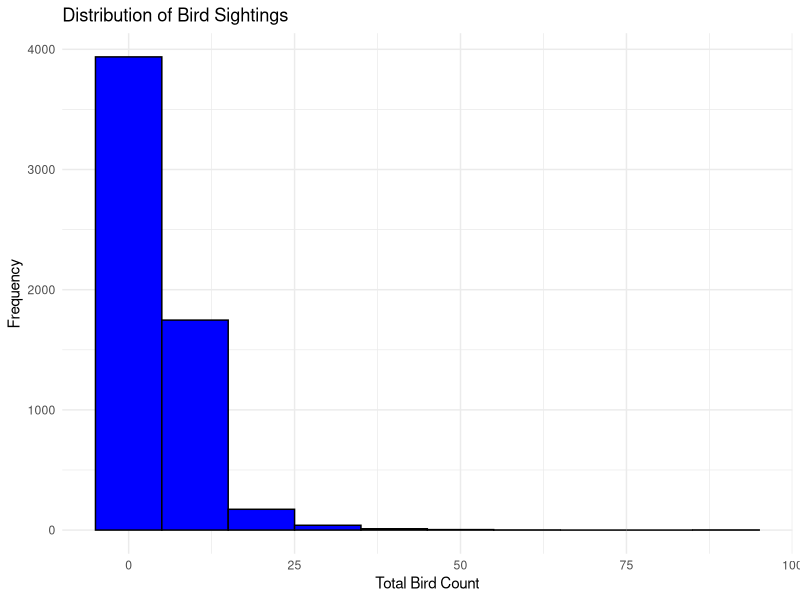
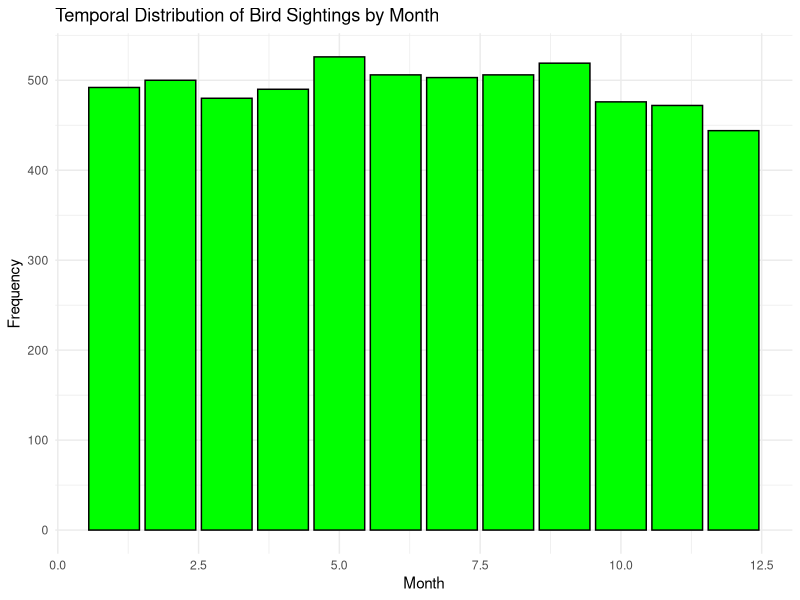
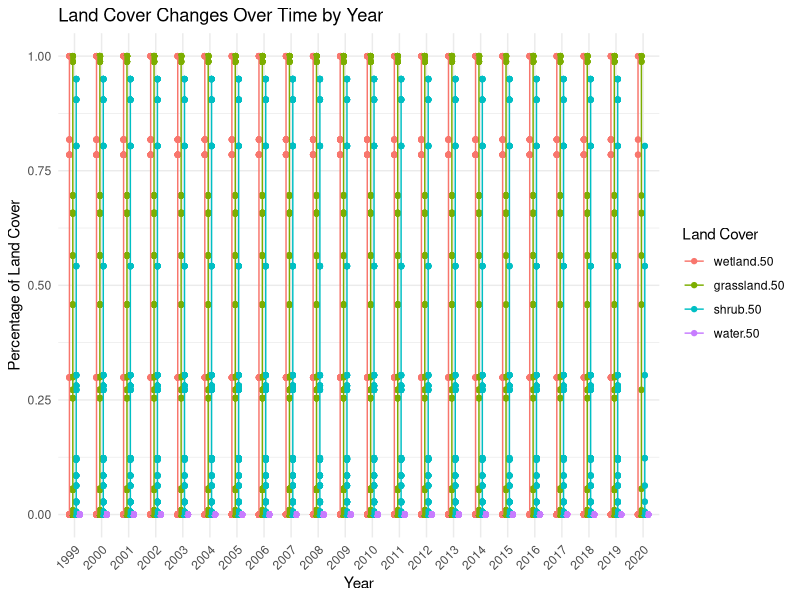
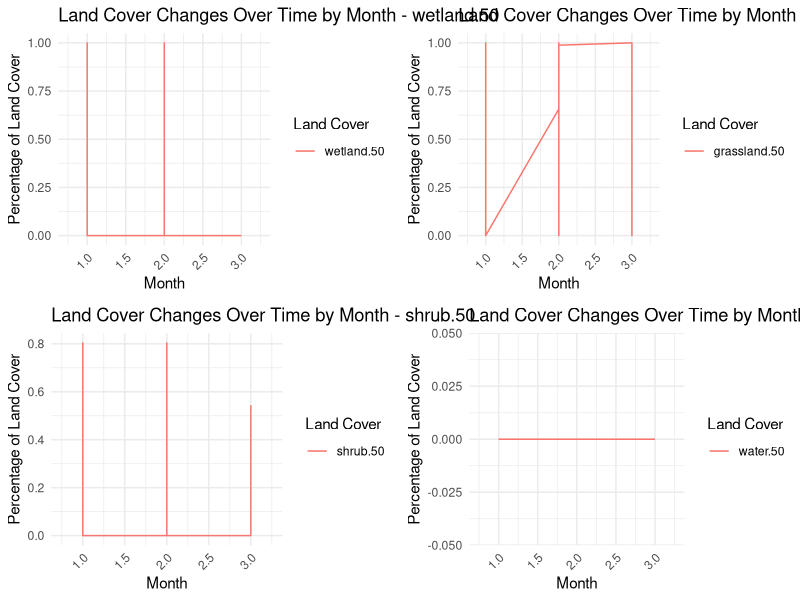
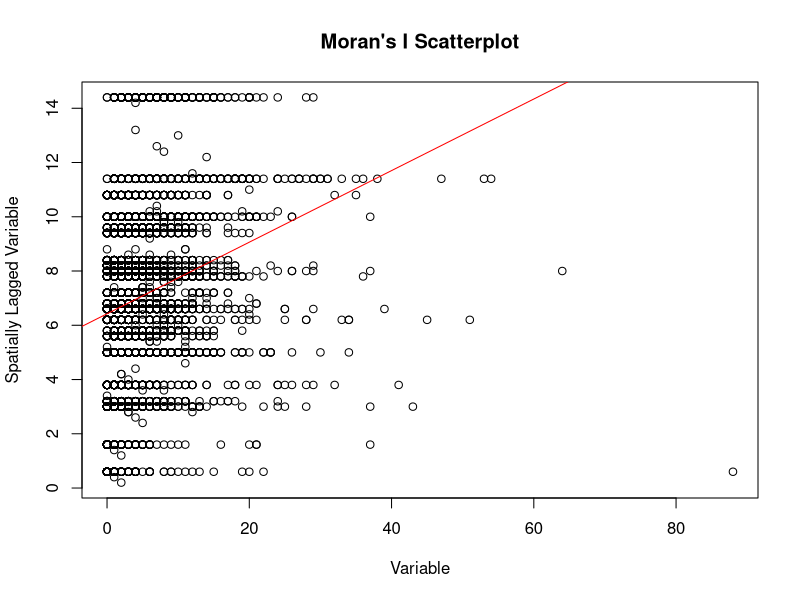
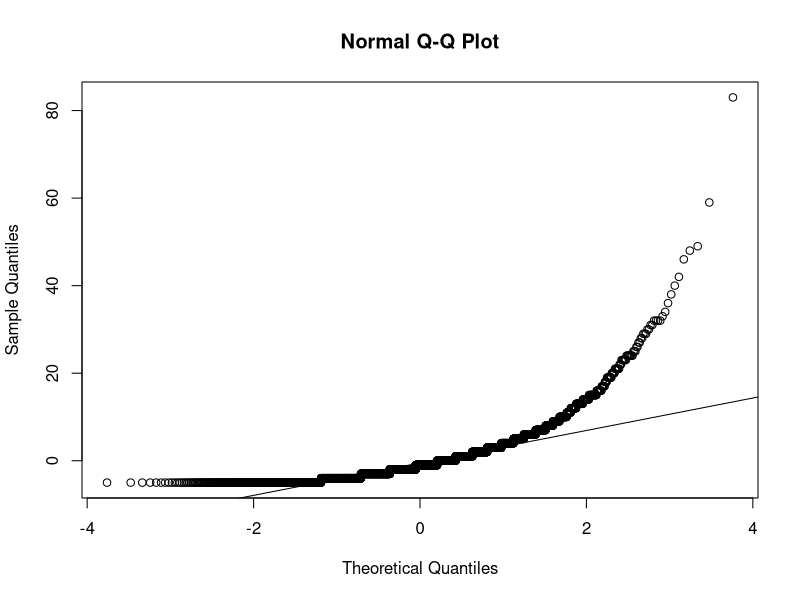
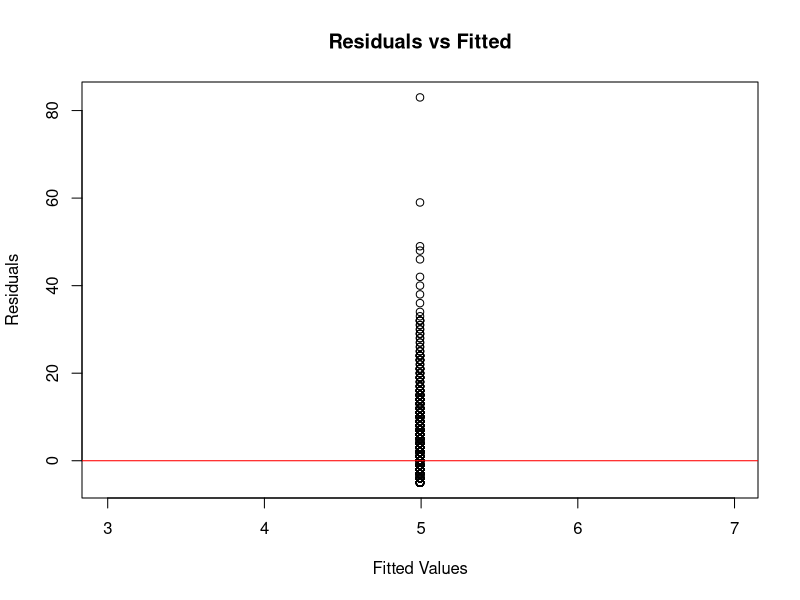
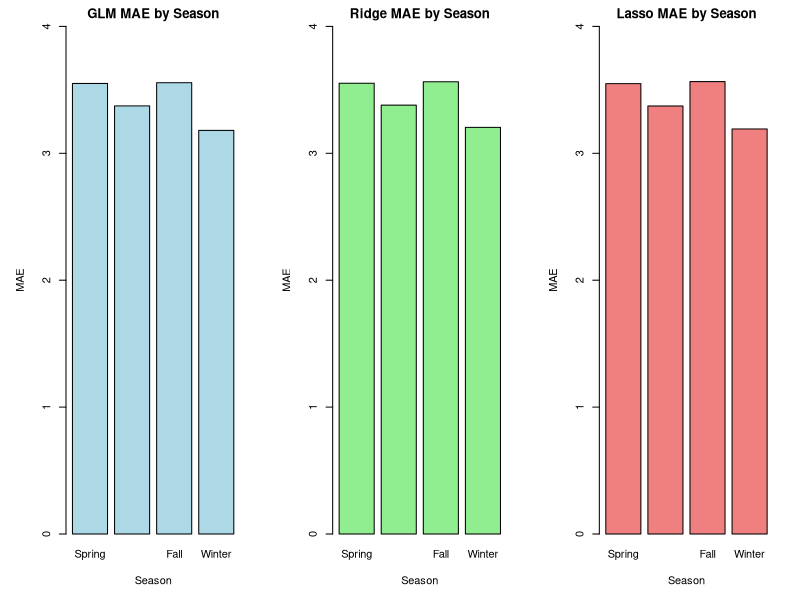

The R source for these figures, in order:
# Load required libraries
library(spdep) # for spatial autocorrelation
library(nlme) # for temporal autocorrelation
library(MASS) # for GLMs
library(ggplot2) # for plotting
library(dplyr) # for data manipulation
library(reshape2) # for data manipulation
library(sp)
library(raster)
library(glmnet)

# Step 1: Data Preparation

# Load the dataset
# Set working directory
setwd("/Users/pragnyavijayan/Spring 2024/Advanced Analysis of Biological Data/project1")
# Load datasets
bird_data <- read.csv('Jasper ridge birds.csv')

# Sum up the counts of bird sightings to get total bird count
bird_data$n.total <- rowSums(bird_data[,2:128])

# Convert Date to proper date format
bird_data$Date <- as.Date(bird_data$Date)

# Extract month from the date
bird_data$Month <- bird_data$Month

# Extract year from the date
bird_data$Year <- bird_data$Year

# Check for missing values
summary(bird_data)

# Organize data by season
spring_data <- bird_data[bird_data$Month %in% c("3", "4", "5"), ]
summer_data <- bird_data[bird_data$Month %in% c("6", "7", "8"), ]
fall_data <- bird_data[bird_data$Month %in% c("9", "10", "11"), ]
winter_data <- bird_data[bird_data$Month %in% c("12", "1", "2"), ]

# Step 2: Exploratory Data Analysis (EDA)

# Visualize the distribution of bird sightings
ggplot(bird_data, aes(x = n.total)) +
  geom_histogram(binwidth = 10, fill = "blue", color = "black") +
  labs(title = "Distribution of Bird Sightings",
       x = "Total Bird Count",
       y = "Frequency") +
  theme_minimal()

# Plot the temporal distribution of bird sightings by month
ggplot(bird_data, aes(x = Month)) +
  geom_bar(fill = "green", color = "black") +
  labs(title = "Temporal Distribution of Bird Sightings by Month",
       x = "Month",
       y = "Frequency") +
  theme_minimal()

# Visualize the land cover changes over time
land_cover_cols <- c("wetland.50", "grassland.50", "shrub.50", "water.50")
land_cover_data <- bird_data[,c("Year", "Month", land_cover_cols)]

# Melt the data for easier plotting
land_cover_data <- melt(bird_data[, c("Year", "Month", land_cover_cols)], id.vars = c("Year", "Month"), variable.name = "Land_Cover", value.name = "Percentage")

# Plot
ggplot(land_cover_data, aes(x = factor(Year), y = Percentage, color = Land_Cover, group = interaction(Year, Land_Cover))) +
  geom_point(position = position_dodge(width = 0.5)) +
  geom_line(position = position_dodge(width = 0.5)) +
  labs(title = "Land Cover Changes Over Time by Year",
       x = "Year",
       y = "Percentage of Land Cover",
       color = "Land Cover") +
  theme_minimal() +
  theme(axis.text.x = element_text(angle = 45, hjust = 1))

last_5_years <- max(bird_data$Year) 
land_cover_data_last_5 <- subset(land_cover_data, Year >= last_5_years)

# Create separate plots for each land cover type
plots <- lapply(land_cover_cols, function(cover) {
  ggplot(subset(land_cover_data_last_5, Land_Cover == cover), aes(x = Month, y = Percentage, color = Land_Cover, group = interaction(Year, Land_Cover))) +
    #geom_point(position = position_dodge(width = 0.5)) +
    geom_line(position = position_dodge(width = 0.5)) +
    labs(title = paste("Land Cover Changes Over Time by Month -", cover),
         x = "Month",
         y = "Percentage of Land Cover",
         color = "Land Cover") +
    theme_minimal() +
    theme(axis.text.x = element_text(angle = 45, hjust = 1))
})

# Print the plots
gridExtra::grid.arrange(grobs = plots, ncol = 2)

# Step 3: Spatial Autocorrelation Check

# Convert bird_data to a spatial object
coordinates(bird_data) <- ~coords.x1 + coords.x2

# Create a spatial weights matrix
bird_data.nb <- knn2nb(knearneigh(coordinates(bird_data), k = 5))
bird_data.listw <- nb2listw(bird_data.nb, style = "W")

# Perform Moran's I test
moran <- moran.test(bird_data$n.total, bird_data.listw)
moran

plot(bird_data$n.total, lag.listw(bird_data.listw, bird_data$n.total), 
     xlab = "Variable", ylab = "Spatially Lagged Variable",
     main = "Moran's I Scatterplot")
abline(lm(lag.listw(bird_data.listw, bird_data$n.total) ~ bird_data$n.total), col = "red")

'

Moran I statistic standard deviate = 22.853, p-value < 2.2e-16
alternative hypothesis: greater
sample estimates:
Moran I statistic       Expectation          Variance 
     1.319538e-01     -1.691189e-04      3.342472e-05 
     
A strong positive spatial autocorrelation in the total bird count data, 
meaning that areas with similar total bird counts tend to be clustered together 
spatially.
'

# Step 4: Temporal Autocorrelation Check

# Calculate autocorrelation
model <- gls(n.total ~ 1, data = bird_data, correlation = corAR1(form = ~ 1 | Month))
model

# Get residuals and fitted values
residuals <- resid(model)
fitted_values <- fitted(model)

# Create QQ plot
qqnorm(residuals)
qqline(residuals)

# Plot residuals against fitted values
plot(fitted_values, residuals, xlab = "Fitted Values", ylab = "Residuals", 
     main = "Residuals vs Fitted")
abline(h = 0, col = "red")
'

Generalized least squares fit by REML
  Model: n.total ~ 1 
  Data: bird_data 
  Log-restricted-likelihood: -18123.83

Coefficients:
(Intercept) 
   4.992926 

Correlation Structure: AR(1)
 Formula: ~1 | Month 
 Parameter estimate(s):
      Phi 
0.1654994 
Degrees of freedom: 5914 total; 5913 residual
Residual standard error: 5.255619 


The model suggests that there is a significant relationship between the total 
bird count and time (month), taking into account the autocorrelation within each month

'
#######################################################################
# Spring
set.seed(123)
train_index_spring <- sample(1:nrow(spring_data), 0.8 * nrow(spring_data))
train_data_spring <- spring_data[train_index_spring, ]
test_data_spring <- spring_data[-train_index_spring, ]

# Summer
set.seed(123)
train_index_summer <- sample(1:nrow(summer_data), 0.8 * nrow(summer_data))
train_data_summer <- summer_data[train_index_summer, ]
test_data_summer <- summer_data[-train_index_summer, ]

# Fall
set.seed(123)
train_index_fall <- sample(1:nrow(fall_data), 0.8 * nrow(fall_data))
train_data_fall <- fall_data[train_index_fall, ]
test_data_fall <- fall_data[-train_index_fall, ]

# Winter
set.seed(123)
train_index_winter <- sample(1:nrow(winter_data), 0.8 * nrow(winter_data))
train_data_winter <- winter_data[train_index_winter, ]
test_data_winter <- winter_data[-train_index_winter, ]

# Convert train_data to a spatial object

coordinates(train_data_spring) <- ~coords.x1 + coords.x2
coordinates(train_data_summer) <- ~coords.x1 + coords.x2
coordinates(train_data_fall) <- ~coords.x1 + coords.x2
coordinates(train_data_winter) <- ~coords.x1 + coords.x2

# Check for identical points
if (length(unique(coordinates(train_data_spring))) == 1 ||
    length(unique(coordinates(train_data_summer))) == 1 ||
    length(unique(coordinates(train_data_fall))) == 1 ||
    length(unique(coordinates(train_data_winter))) == 1) {
  stop("Identical points found in the train_data. Spatial weights cannot be calculated.")
}

# Create a spatial weights matrix for each season
train_data_matrix_spring.nb <- knn2nb(knearneigh(coordinates(train_data_spring), k = 5))
train_data_matrix_summer.nb <- knn2nb(knearneigh(coordinates(train_data_summer), k = 5))
train_data_matrix_fall.nb <- knn2nb(knearneigh(coordinates(train_data_fall), k = 5))
train_data_matrix_winter.nb <- knn2nb(knearneigh(coordinates(train_data_winter), k = 5))

train_data_matrix_spring.listw <- nb2listw(train_data_matrix_spring.nb, style = "W")
train_data_matrix_summer.listw <- nb2listw(train_data_matrix_summer.nb, style = "W")
train_data_matrix_fall.listw <- nb2listw(train_data_matrix_fall.nb, style = "W")
train_data_matrix_winter.listw <- nb2listw(train_data_matrix_winter.nb, style = "W")

# Calculate lag variables for each season
train_data_spring$wetland_lag <- lag.listw(train_data_matrix_spring.listw, train_data_spring[["wetland.50"]])
train_data_spring$grassland_lag <- lag.listw(train_data_matrix_spring.listw, train_data_spring[["grassland.50"]])
train_data_spring$shrub_lag <- lag.listw(train_data_matrix_spring.listw, train_data_spring[["shrub.50"]])
train_data_spring$water_lag <- lag.listw(train_data_matrix_spring.listw, train_data_spring[["water.50"]])

train_data_summer$wetland_lag <- lag.listw(train_data_matrix_summer.listw, train_data_summer[["wetland.50"]])
train_data_summer$grassland_lag <- lag.listw(train_data_matrix_summer.listw, train_data_summer[["grassland.50"]])
train_data_summer$shrub_lag <- lag.listw(train_data_matrix_summer.listw, train_data_summer[["shrub.50"]])
train_data_summer$water_lag <- lag.listw(train_data_matrix_summer.listw, train_data_summer[["water.50"]])

train_data_fall$wetland_lag <- lag.listw(train_data_matrix_fall.listw, train_data_fall[["wetland.50"]])
train_data_fall$grassland_lag <- lag.listw(train_data_matrix_fall.listw, train_data_fall[["grassland.50"]])
train_data_fall$shrub_lag <- lag.listw(train_data_matrix_fall.listw, train_data_fall[["shrub.50"]])
train_data_fall$water_lag <- lag.listw(train_data_matrix_fall.listw, train_data_fall[["water.50"]])

train_data_winter$wetland_lag <- lag.listw(train_data_matrix_winter.listw, train_data_winter[["wetland.50"]])
train_data_winter$grassland_lag <- lag.listw(train_data_matrix_winter.listw, train_data_winter[["grassland.50"]])
train_data_winter$shrub_lag <- lag.listw(train_data_matrix_winter.listw, train_data_winter[["shrub.50"]])
train_data_winter$water_lag <- lag.listw(train_data_matrix_winter.listw, train_data_winter[["water.50"]])


# Calculate lag variables for each season in test data

coordinates(test_data_spring) <- ~coords.x1 + coords.x2
coordinates(test_data_summer) <- ~coords.x1 + coords.x2
coordinates(test_data_fall) <- ~coords.x1 + coords.x2
coordinates(test_data_winter) <- ~coords.x1 + coords.x2


test_data_matrix_spring.nb <- knn2nb(knearneigh(coordinates(test_data_spring), k = 5))
test_data_matrix_summer.nb <- knn2nb(knearneigh(coordinates(test_data_summer), k = 5))
test_data_matrix_fall.nb <- knn2nb(knearneigh(coordinates(test_data_fall), k = 5))
test_data_matrix_winter.nb <- knn2nb(knearneigh(coordinates(test_data_winter), k = 5))

test_data_matrix_spring.listw <- nb2listw(test_data_matrix_spring.nb, style = "W")
test_data_matrix_summer.listw <- nb2listw(test_data_matrix_summer.nb, style = "W")
test_data_matrix_fall.listw <- nb2listw(test_data_matrix_fall.nb, style = "W")
test_data_matrix_winter.listw <- nb2listw(test_data_matrix_winter.nb, style = "W")

test_data_spring$wetland_lag <- lag.listw(test_data_matrix_spring.listw, test_data_spring[["wetland.50"]])
test_data_spring$grassland_lag <- lag.listw(test_data_matrix_spring.listw, test_data_spring[["grassland.50"]])
test_data_spring$shrub_lag <- lag.listw(test_data_matrix_spring.listw, test_data_spring[["shrub.50"]])
test_data_spring$water_lag <- lag.listw(test_data_matrix_spring.listw, test_data_spring[["water.50"]])

test_data_summer$wetland_lag <- lag.listw(test_data_matrix_summer.listw, test_data_summer[["wetland.50"]])
test_data_summer$grassland_lag <- lag.listw(test_data_matrix_summer.listw, test_data_summer[["grassland.50"]])
test_data_summer$shrub_lag <- lag.listw(test_data_matrix_summer.listw, test_data_summer[["shrub.50"]])
test_data_summer$water_lag <- lag.listw(test_data_matrix_summer.listw, test_data_summer[["water.50"]])

test_data_fall$wetland_lag <- lag.listw(test_data_matrix_fall.listw, test_data_fall[["wetland.50"]])
test_data_fall$grassland_lag <- lag.listw(test_data_matrix_fall.listw, test_data_fall[["grassland.50"]])
test_data_fall$shrub_lag <- lag.listw(test_data_matrix_fall.listw, test_data_fall[["shrub.50"]])
test_data_fall$water_lag <- lag.listw(test_data_matrix_fall.listw, test_data_fall[["water.50"]])

test_data_winter$wetland_lag <- lag.listw(test_data_matrix_winter.listw, test_data_winter[["wetland.50"]])
test_data_winter$grassland_lag <- lag.listw(test_data_matrix_winter.listw, test_data_winter[["grassland.50"]])
test_data_winter$shrub_lag <- lag.listw(test_data_matrix_winter.listw, test_data_winter[["shrub.50"]])
test_data_winter$water_lag <- lag.listw(test_data_matrix_winter.listw, test_data_winter[["water.50"]])


# Fit GLM with Spatial Filters on training data for each season
glm_model_spring <- glm(n.total ~ wetland_lag + grassland_lag + shrub_lag, 
                        data = train_data_spring, 
                        family = poisson)

glm_model_summer <- glm(n.total ~ wetland_lag + grassland_lag + shrub_lag, 
                        data = train_data_summer, 
                        family = poisson)

glm_model_fall <- glm(n.total ~ wetland_lag + grassland_lag + shrub_lag, 
                      data = train_data_fall, 
                      family = poisson)

glm_model_winter <- glm(n.total ~ wetland_lag + grassland_lag + shrub_lag, 
                        data = train_data_winter, 
                        family = poisson)

# Predict on test data for each season
glm_pred_spring <- predict(glm_model_spring, newdata = test_data_spring, type = "response")
glm_pred_summer <- predict(glm_model_summer, newdata = test_data_summer, type = "response")
glm_pred_fall <- predict(glm_model_fall, newdata = test_data_fall, type = "response")
glm_pred_winter <- predict(glm_model_winter, newdata = test_data_winter, type = "response")

# Calculate MAE for GLM for each season
glm_mae_spring <- mean(abs(glm_pred_spring - test_data_spring$n.total))
glm_mae_summer <- mean(abs(glm_pred_summer - test_data_summer$n.total))
glm_mae_fall <- mean(abs(glm_pred_fall - test_data_fall$n.total))
glm_mae_winter <- mean(abs(glm_pred_winter - test_data_winter$n.total))

# Fit Ridge Regression for each season
X_train_spring <- model.matrix(~ wetland_lag + grassland_lag + shrub_lag + water_lag, data = train_data_spring)
X_train_summer <- model.matrix(~ wetland_lag + grassland_lag + shrub_lag + water_lag, data = train_data_summer)
X_train_fall <- model.matrix(~ wetland_lag + grassland_lag + shrub_lag + water_lag, data = train_data_fall)
X_train_winter <- model.matrix(~ wetland_lag + grassland_lag + shrub_lag + water_lag, data = train_data_winter)

X_test_spring <- model.matrix(~ wetland_lag + grassland_lag + shrub_lag + water_lag, data = test_data_spring)
X_test_summer <- model.matrix(~ wetland_lag + grassland_lag + shrub_lag + water_lag, data = test_data_summer)
X_test_fall <- model.matrix(~ wetland_lag + grassland_lag + shrub_lag + water_lag, data = test_data_fall)
X_test_winter <- model.matrix(~ wetland_lag + grassland_lag + shrub_lag + water_lag, data = test_data_winter)

y_train_spring <- train_data_spring$n.total
y_train_summer <- train_data_summer$n.total
y_train_fall <- train_data_fall$n.total
y_train_winter <- train_data_winter$n.total

# Perform cross-validated ridge regression with a different lambda sequence for each season
cv_ridge_model_spring <- cv.glmnet(X_train_spring, y_train_spring, alpha = 0, lambda = 10^seq(-2, 2, 0.1))
cv_ridge_model_summer <- cv.glmnet(X_train_summer, y_train_summer, alpha = 0, lambda = 10^seq(-2, 2, 0.1))
cv_ridge_model_fall <- cv.glmnet(X_train_fall, y_train_fall, alpha = 0, lambda = 10^seq(-2, 2, 0.1))
cv_ridge_model_winter <- cv.glmnet(X_train_winter, y_train_winter, alpha = 0, lambda = 10^seq(-2, 2, 0.1))

# Best lambda value for each season
best_lambda_spring <- cv_ridge_model_spring$lambda.min
best_lambda_summer <- cv_ridge_model_summer$lambda.min
best_lambda_fall <- cv_ridge_model_fall$lambda.min
best_lambda_winter <- cv_ridge_model_winter$lambda.min

# Predict using the best lambda for each season
ridge_pred_spring <- predict(cv_ridge_model_spring, s = best_lambda_spring, newx = X_test_spring)
ridge_pred_summer <- predict(cv_ridge_model_summer, s = best_lambda_summer, newx = X_test_summer)
ridge_pred_fall <- predict(cv_ridge_model_fall, s = best_lambda_fall, newx = X_test_fall)
ridge_pred_winter <- predict(cv_ridge_model_winter, s = best_lambda_winter, newx = X_test_winter)

# Calculate MAE for Ridge Regression for each season
ridge_mae_spring <- mean(abs(ridge_pred_spring - test_data_spring$n.total))
ridge_mae_summer <- mean(abs(ridge_pred_summer - test_data_summer$n.total))
ridge_mae_fall <- mean(abs(ridge_pred_fall - test_data_fall$n.total))
ridge_mae_winter <- mean(abs(ridge_pred_winter - test_data_winter$n.total))

# Fit Lasso Regression for each season
cv_lasso_model_spring <- cv.glmnet(X_train_spring, y_train_spring, alpha = 1, lambda = 10^seq(-2, 2, 0.1))
cv_lasso_model_summer <- cv.glmnet(X_train_summer, y_train_summer, alpha = 1, lambda = 10^seq(-2, 2, 0.1))
cv_lasso_model_fall <- cv.glmnet(X_train_fall, y_train_fall, alpha = 1, lambda = 10^seq(-2, 2, 0.1))
cv_lasso_model_winter <- cv.glmnet(X_train_winter, y_train_winter, alpha = 1, lambda = 10^seq(-2, 2, 0.1))

# Best lambda value for each season
best_lambda_lasso_spring <- cv_lasso_model_spring$lambda.min
best_lambda_lasso_summer <- cv_lasso_model_summer$lambda.min
best_lambda_lasso_fall <- cv_lasso_model_fall$lambda.min
best_lambda_lasso_winter <- cv_lasso_model_winter$lambda.min

# Predict using the best lambda for each season
lasso_pred_spring <- predict(cv_lasso_model_spring, s = best_lambda_lasso_spring, newx = X_test_spring)
lasso_pred_summer <- predict(cv_lasso_model_summer, s = best_lambda_lasso_summer, newx = X_test_summer)
lasso_pred_fall <- predict(cv_lasso_model_fall, s = best_lambda_lasso_fall, newx = X_test_fall)
lasso_pred_winter <- predict(cv_lasso_model_winter, s = best_lambda_lasso_winter, newx = X_test_winter)

# Calculate MAE for Lasso Regression for each season
lasso_mae_spring <- mean(abs(lasso_pred_spring - test_data_spring$n.total))
lasso_mae_summer <- mean(abs(lasso_pred_summer - test_data_summer$n.total))
lasso_mae_fall <- mean(abs(lasso_pred_fall - test_data_fall$n.total))
lasso_mae_winter <- mean(abs(lasso_pred_winter - test_data_winter$n.total))

# Print MAE for each model and season
cat("GLM MAE for Spring:", glm_mae_spring, "\n")
cat("GLM MAE for Summer:", glm_mae_summer, "\n")
cat("GLM MAE for Fall:", glm_mae_fall, "\n")
cat("GLM MAE for Winter:", glm_mae_winter, "\n")

cat("Ridge Regression MAE for Spring:", ridge_mae_spring, "\n")
cat("Ridge Regression MAE for Summer:", ridge_mae_summer, "\n")
cat("Ridge Regression MAE for Fall:", ridge_mae_fall, "\n")
cat("Ridge Regression MAE for Winter:", ridge_mae_winter, "\n")

cat("Lasso Regression MAE for Spring:", lasso_mae_spring, "\n")
cat("Lasso Regression MAE for Summer:", lasso_mae_summer, "\n")
cat("Lasso Regression MAE for Fall:", lasso_mae_fall, "\n")
cat("Lasso Regression MAE for Winter:", lasso_mae_winter, "\n")


# Plot the MAE results
par(mfrow = c(1, 3), mar = c(5, 5, 2, 2))

# MAE for GLM, Ridge, and Lasso by season
barplot(c(glm_mae_spring, glm_mae_summer, glm_mae_fall, glm_mae_winter),
        col = "lightblue", main = "GLM MAE by Season", ylim = c(0, 4),
        names.arg = c("Spring", "Summer", "Fall", "Winter"), ylab = "MAE", xlab = "Season")
barplot(c(ridge_mae_spring, ridge_mae_summer, ridge_mae_fall, ridge_mae_winter),
        col = "lightgreen", main = "Ridge MAE by Season", ylim = c(0, 4),
        names.arg = c("Spring", "Summer", "Fall", "Winter"), ylab = "MAE", xlab = "Season")
barplot(c(lasso_mae_spring, lasso_mae_summer, lasso_mae_fall, lasso_mae_winter),
        col = "lightcoral", main = "Lasso MAE by Season", ylim = c(0, 4),
        names.arg = c("Spring", "Summer", "Fall", "Winter"), ylab = "MAE", xlab = "Season")

# Plot the MAE results
par(mfrow = c(1, 3), mar = c(5, 5, 2, 2))

# MAE for GLM, Ridge, and Lasso by model
barplot(c(glm_mae_spring, glm_mae_summer, glm_mae_fall, glm_mae_winter),
        col = "lightblue", main = "GLM MAE by Season", ylim = c(0, 4),
        names.arg = c("Spring", "Summer", "Fall", "Winter"), ylab = "MAE", xlab = "Season")
barplot(c(ridge_mae_spring, ridge_mae_summer, ridge_mae_fall, ridge_mae_winter),
        col = "lightgreen", main = "Ridge MAE by Season", ylim = c(0, 4),
        names.arg = c("Spring", "Summer", "Fall", "Winter"), ylab = "MAE", xlab = "Season")
barplot(c(lasso_mae_spring, lasso_mae_summer, lasso_mae_fall, lasso_mae_winter),
        col = "lightcoral", main = "Lasso MAE by Season", ylim = c(0, 4),
        names.arg = c("Spring", "Summer", "Fall", "Winter"), ylab = "MAE", xlab = "Season")

legend("topright", legend = c("GLM", "Ridge", "Lasso"),
       fill = c("lightblue", "lightgreen", "lightcoral"), bty = "n")



par(mfrow = c(4, 3), oma = c(2, 2, 2, 2))

# Diagnostic plots for Spring

# GLM model - Spring (Q-Q plot)
qqnorm(residuals(glm_model_spring))
qqline(residuals(glm_model_spring))
title(main = "Q-Q Plot - GLM - Spring")

# Ridge Regression model - Spring (Log(lambda) plot)
plot(cv_ridge_model_spring, main = "Ridge Regression Diagnostic Plots - Spring", xlab = "", ylab = "")
mtext("Log(lambda)", side = 1, line = 2, outer = TRUE)

# Lasso Regression model - Spring (Log(lambda) plot)
plot(cv_lasso_model_spring, main = "Lasso Regression Diagnostic Plots - Spring", xlab = "", ylab = "")
mtext("Log(lambda)", side = 1, line = 2, outer = TRUE)

# Diagnostic plots for Summer

# GLM model - Summer (Q-Q plot)
qqnorm(residuals(glm_model_summer))
qqline(residuals(glm_model_summer))
title(main = "Q-Q Plot - GLM - Summer")

# Ridge Regression model - Summer (Log(lambda) plot)
plot(cv_ridge_model_summer, main = "Ridge Regression Diagnostic Plots - Summer", xlab = "", ylab = "")
mtext("Log(lambda)", side = 1, line = 2, outer = TRUE)

# Lasso Regression model - Summer (Log(lambda) plot)
plot(cv_lasso_model_summer, main = "Lasso Regression Diagnostic Plots - Summer", xlab = "", ylab = "")
mtext("Log(lambda)", side = 1, line = 2, outer = TRUE)

# Diagnostic plots for Fall

# GLM model - Fall (Q-Q plot)
qqnorm(residuals(glm_model_fall))
qqline(residuals(glm_model_fall))
title(main = "Q-Q Plot - GLM - Fall")

# Ridge Regression model - Fall (Log(lambda) plot)
plot(cv_ridge_model_fall, main = "Ridge Regression Diagnostic Plots - Fall", xlab = "", ylab = "")
mtext("Log(lambda)", side = 1, line = 2, outer = TRUE)

# Lasso Regression model - Fall (Log(lambda) plot)
plot(cv_lasso_model_fall, main = "Lasso Regression Diagnostic Plots - Fall", xlab = "", ylab = "")
mtext("Log(lambda)", side = 1, line = 2, outer = TRUE)

# Diagnostic plots for Winter

# GLM model - Winter (Q-Q plot)
qqnorm(residuals(glm_model_winter))
qqline(residuals(glm_model_winter))
title(main = "Q-Q Plot - GLM - Winter")

# Ridge Regression model - Winter (Log(lambda) plot)
plot(cv_ridge_model_winter, main = "Ridge Regression Diagnostic Plots - Winter", xlab = "", ylab = "")
mtext("Log(lambda)", side = 1, line = 2, outer = TRUE)

# Lasso Regression model - Winter (Log(lambda) plot)
plot(cv_lasso_model_winter, main = "Lasso Regression Diagnostic Plots - Winter", xlab = "", ylab = "")
mtext("Log(lambda)", side = 1, line = 2, outer = TRUE)

mtext("Model Diagnostic Plots for Different Seasons", side = 3, outer = TRUE, cex = 1.5)
